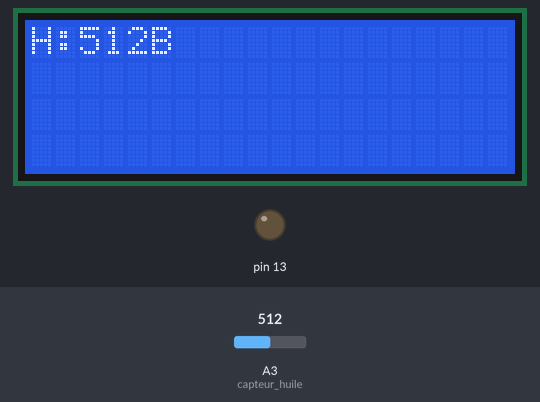
A sketch run on a simulated Arduino Uno, built with avr-gcc and run on an emulated ATmega328P. Shown: 20×4 character LCD, output pins drawn as LEDs (lit = HIGH). The test bench sets the inputs (shaded band); at power-on: A3 (capteur_huile) = 512.

Above: at 1.2 s.
1.3 s: A3 (capteur_huile) set to 110
At 2.8 s:
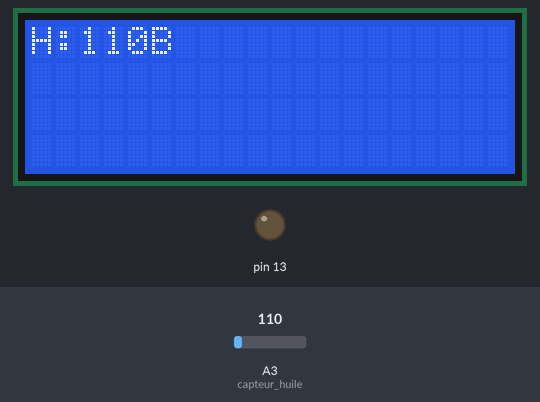
3.5 s: A3 (capteur_huile) set to 91
At 4.8 s:
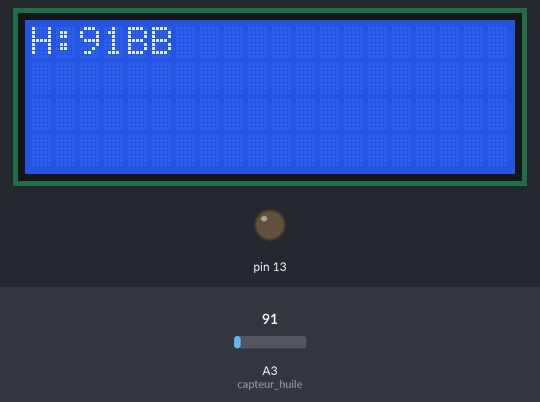
5.5 s: A3 (capteur_huile) set to 11
At 6.7 s:
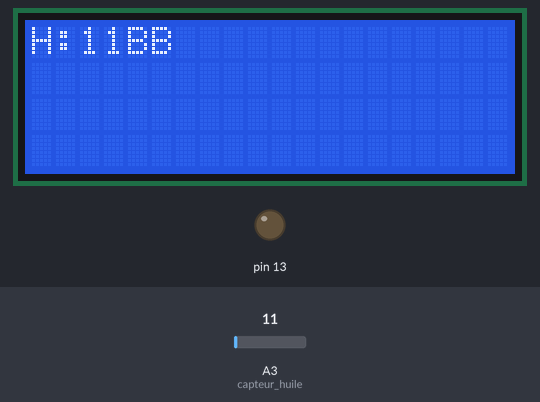
7.6 s: A3 (capteur_huile) set to 8
At 8.6 s:
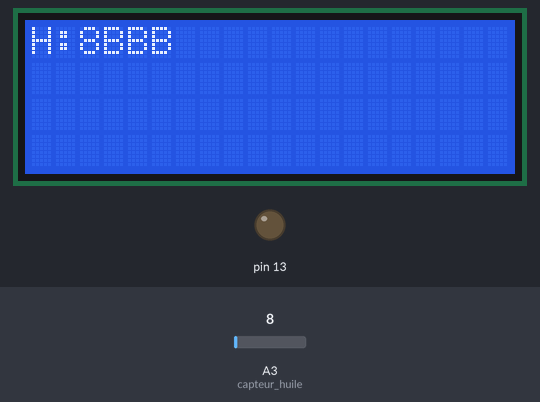
Timing chart, 0 to 10.6 s (numbered marks = the images above; inputs shaded):
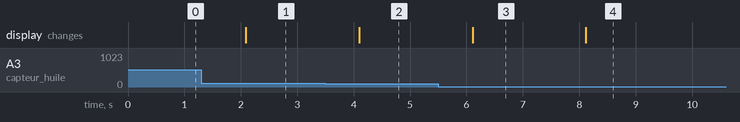

The sketch:

Code_pression_d_huile.ino
```cpp
#include <LiquidCrystal_I2C.h>

LiquidCrystal_I2C lcd(0x27, 20, 4);
#define  alarme 2
#define capteur_huile A3


void setup() {
  lcd.init();
  lcd.backlight();

  pinMode(13, OUTPUT);
  pinMode(A3,INPUT);


}
void loop() {

int P = analogRead(capteur_huile);
  lcd.setCursor(0, 0); // Positionner le curseur à la première ligne
  lcd.print("H:");
  lcd.print(P);
  lcd.print("B");


  if (P < 50) {
    digitalWrite(alarme, HIGH);
  } else
    digitalWrite(alarme, LOW);


  delay(1000);
}
```

Measured:
- the behaviour switches between 100 and 99 on A3 (capteur_huile) (found by bisection; images 1 and 2)
- the behaviour switches between 10 and 9 on A3 (capteur_huile) (found by bisection; images 3 and 4)
- after the input at 1.3 s, the display: changes after 0.78 s (image 1)
- after the input at 3.5 s, the display: changes after 0.60 s (image 2)
- after the input at 5.5 s, the display: changes after 0.61 s (image 3)
- after the input at 7.6 s, the display: changes after 0.52 s (image 4)
